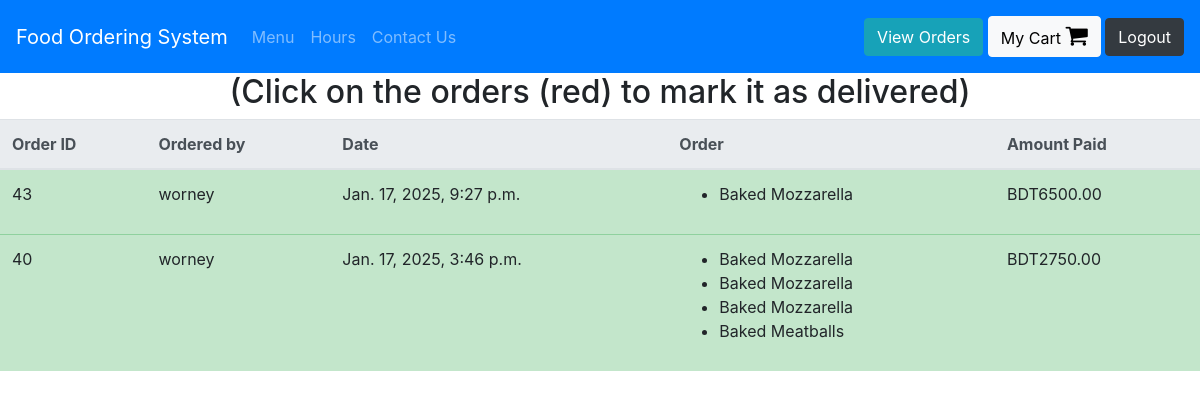
/view-orders (signed in), run on an earlier commit of the app's database.
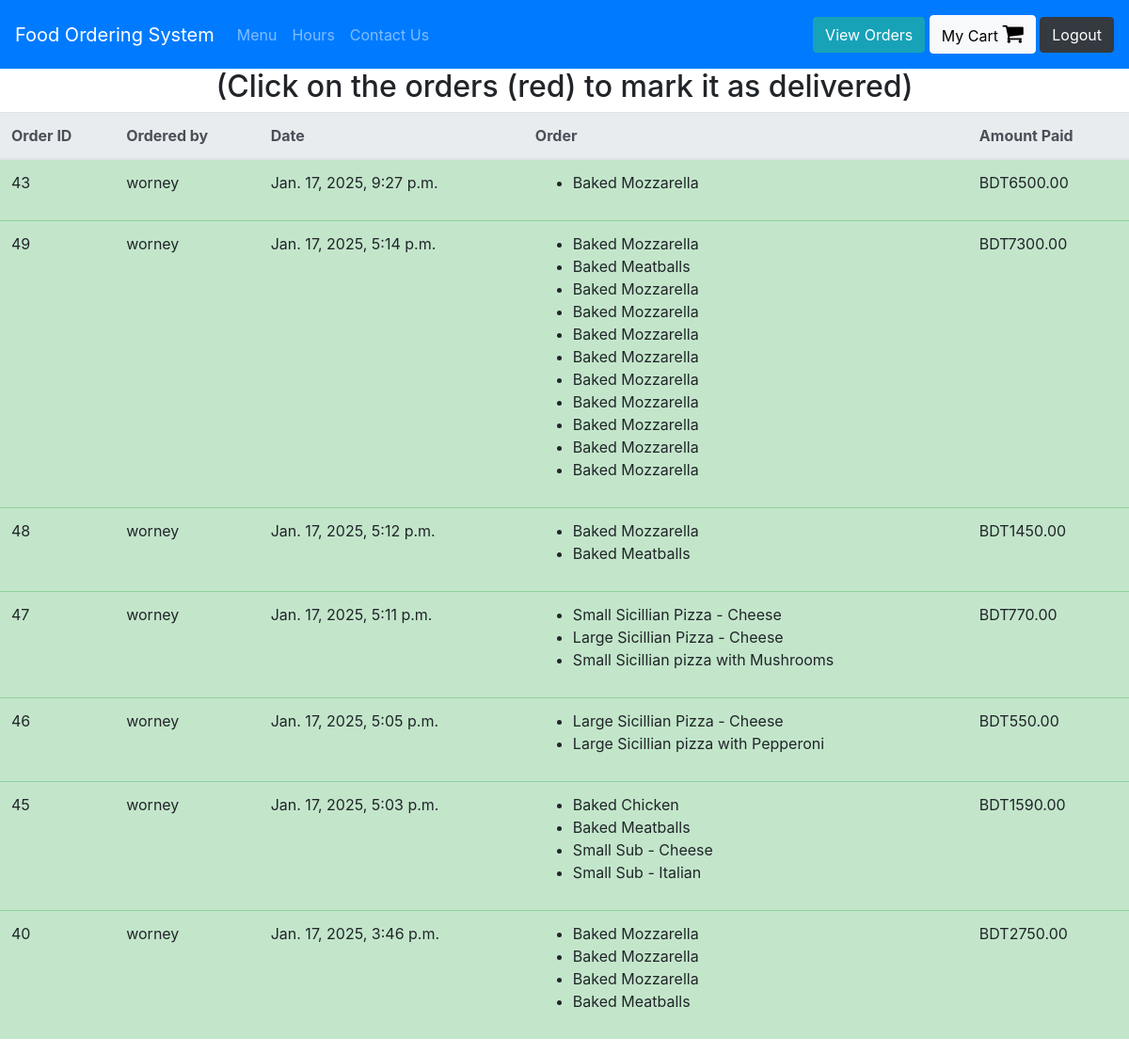
And on a later commit of the database.
### orders/models.py (models this page shows, shortened)
class UserOrder(models.Model):
    username = models.CharField(max_length=200) #who placed the order
    order = models.TextField() #this will be a string representation of the cart from localStorage
    price = models.DecimalField(max_digits=6, decimal_places=2) #how much was the order
    time_of_order  = models.DateTimeField(default=datetime.now, blank=True)
    delivered = models.BooleanField()

### orders/views.py (the view)
# urls.py: path("view-orders", views.view_orders, name="view_orders"),
def view_orders(request):
    if request.user.is_superuser:
        rows = UserOrder.objects.all().order_by('-time_of_order')
        return render(request, "orders/orders.html", context = {"rows":rows})
    else:
        rows = UserOrder.objects.all().filter(username = request.user.username).order_by('-time_of_order')
        return render(request, "orders/orders.html", context = {"rows":rows})

### orders/templatetags/custom_tags.py (called while the page is built)
@register.filter(name="format_cart")
def format_cart(value):
    return value[1:-1].split(",")

@register.filter(name="format_cart_item")
def format_cart_item(value):
    return value.replace("'","")

### orders/templates/orders/orders.html
{% extends 'orders/header.html' %}
{% load custom_tags %}
{% block content %}
<div class="container-fluid">
  <div class="row justify-content-center">
    {% if user.is_superuser %}
      <h2>(Click on the orders (red) to mark it as delivered)</h2>
    {% else %}
      <h2> Orders by: {{user.get_username}} </h2>
    {% endif %}
    <table class="table">
        <thead class="thead-light">
        <tr>
          <th scope="col">Order ID</th>
          <th scope="col">Ordered by</th>
          <th scope="col">Date</th>
          <th scope="col">Order</th>
          <th scope="col">Amount Paid</th>
        </tr>
        </thead>
        <tbody id = "orders_table">
          {% for row in rows %}
          {% if row.delivered %}
            <tr class="table-success">
          {% else %}
            <tr class="table-danger mark-as-complete">
          {% endif %}
              <td>{{row.id}}</td>
              <td>{{row.username}}</td>
              <td>{{row.time_of_order}}</td>
              <td >
                <ul>
                  {% for item in row.order|format_cart %}
                    <li>{{item|format_cart_item}}</li>
                  {% endfor %}
                </ul>
              </td>
              <td>BDT{{row.price}}</td>
            </tr>
          {% endfor %}
        </tbody>
    </table>
  </div>
</div>
{% endblock %}

### orders/templates/orders/header.html (shortened to what this page needs)
<!doctype html>
<html lang="en">
  <head>
    <link rel="stylesheet" href="https://stackpath.bootstrapcdn.com/bootstrap/4.3.1/css/bootstrap.min.css">
    <link rel="stylesheet" href="https://cdnjs.cloudflare.com/ajax/libs/font-awesome/4.7.0/css/font-awesome.min.css">
    <link href="https://cdnjs.cloudflare.com/ajax/libs/toastr.js/latest/toastr.min.css" rel="stylesheet"/>
  </head>
  <body>
    <nav class="navbar navbar-expand-lg navbar-dark bg-primary">
      <a class="navbar-brand" href="#">Food Ordering System</a>
      <div class="collapse navbar-collapse" id="navbarText">
        {% if user.is_authenticated %}
        <ul class="navbar-nav mr-auto">
          <li class="nav-item">
            <a class="nav-link" href="/">Menu</a>
          </li>
          <li class="nav-item">
            <a class="nav-link" href="/hours">Hours</a>
          </li>
          <li class="nav-item">
            <a class="nav-link" href="/contact">Contact Us</a>
          </li>
        </ul>
        <span class="navbar-text">
          <a href="/view-orders" class="btn btn-info">View Orders</a>
          <a href="/cart" id="cart_button" class="btn btn-light" style="color:black;">
            My Cart <i class="fa fa-shopping-cart" style="font-size:24px;"></i>
          </a>
          <button type="button" class="btn btn-dark" onclick="logout()">Logout</button>
        </span>
        {% endif %}
      </div>
    </nav>
    {% block content %}
    {% endblock %}
    {% load static %}
  </body>
</html>

What changed in the data, as far as the page shows it:
added UserOrder: id "49", username "worney", time_of_order "Jan. 17, 2025, 5:14 p.m.", order "Baked Mozzarella" "Baked Meatballs" "Baked Mozzarella" "Baked Mozzarella" "Baked Mozzarella" "Baked Mozzarella" "Baked Mozzarella" "Baked Mozzarella" "Baked Mozzarella" "Baked Mozzarella" "Baked Mozzarella", price "7300.00"
added UserOrder: id "48", username "worney", time_of_order "Jan. 17, 2025, 5:12 p.m.", order "Baked Mozzarella" "Baked Meatballs", price "1450.00"
added UserOrder: id "47", username "worney", time_of_order "Jan. 17, 2025, 5:11 p.m.", order "Small Sicillian Pizza - Cheese" "Large Sicillian Pizza - Cheese" "Small Sicillian pizza with Mushrooms", price "770.00"
added UserOrder: id "46", username "worney", time_of_order "Jan. 17, 2025, 5:05 p.m.", order "Large Sicillian Pizza - Cheese" "Large Sicillian pizza with Pepperoni", price "550.00"
added UserOrder: id "45", username "worney", time_of_order "Jan. 17, 2025, 5:03 p.m.", order "Baked Chicken" "Baked Meatballs" "Small Sub - Cheese" "Small Sub - Italian", price "1590.00"
